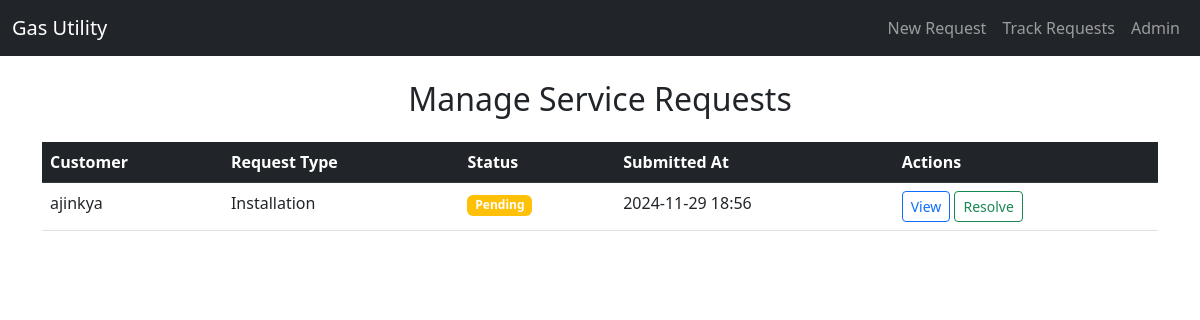
The page /support/manage/ on the database as committed earlier.
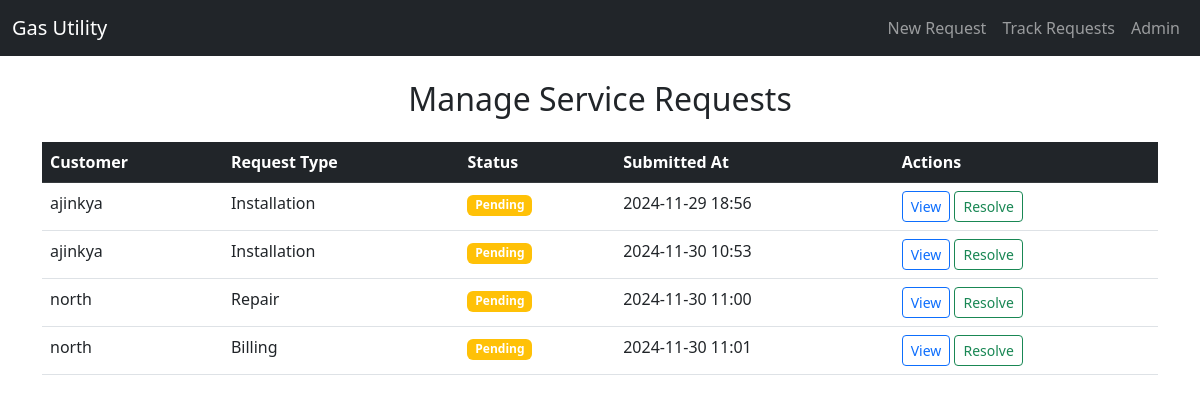
The same page on the database as committed later.
### customers/models.py (models this page shows, shortened)
class ServiceRequest(models.Model):
    TYPE_CHOICES = [
        ('installation', 'Installation'),
        ('repair', 'Repair'),
        ('billing', 'Billing'),
    ]
    STATUS_CHOICES = [
        ('pending', 'Pending'),
        ('in_progress', 'In Progress'),
        ('resolved', 'Resolved'),
    ]
    customer = models.ForeignKey(Customer, on_delete=models.CASCADE)
    request_type = models.CharField(max_length=50, choices=TYPE_CHOICES)
    details = models.TextField()
    attachment = models.FileField(upload_to='attachments/', blank=True, null=True)
    status = models.CharField(max_length=20, choices=STATUS_CHOICES, default='pending')
    submitted_at = models.DateTimeField(auto_now_add=True)
    resolved_at = models.DateTimeField(blank=True, null=True)

class Customer(models.Model):
    user = models.OneToOneField(User, on_delete=models.CASCADE)
    phone = models.CharField(max_length=15)
    address = models.TextField()

### customer_support/views.py (the view)
# urls.py: path('manage/', views.manage_requests, name='manage_requests'),
def manage_requests(request):
    requests = ServiceRequest.objects.all().order_by('status', 'submitted_at')
    return render(request, 'manage_requests.html', {'requests': requests})

### customer_support/templates/manage_requests.html (shortened to what this page needs)
{% extends 'base.html' %}
{% block content %}
<h2 class="text-center">Manage Service Requests</h2>
<table class="table table-hover mt-4">
    <thead class="table-dark">
        <tr>
            <th>Customer</th>
            <th>Request Type</th>
            <th>Status</th>
            <th>Submitted At</th>
            <th>Actions</th>
        </tr>
    </thead>
    <tbody>
        {% for request in requests %}
        <tr>
            <td>{{ request.customer.user.username }}</td>
            <td>{{ request.get_request_type_display }}</td>
            <td>
                <span class="badge {% if request.status == 'pending' %}bg-warning{% elif request.status == 'in_progress' %}bg-info{% else %}bg-success{% endif %}">
                    {{ request.get_status_display }}
                </span>
            </td>
            <td>{{ request.submitted_at|date:"Y-m-d H:i" }}</td>
            <td>
                <a href="{% url 'support:view_request' request.id %}" class="btn btn-sm btn-outline-primary">View</a>
                <a href="{% url 'support:resolve_request' request.id %}"
                class="btn btn-sm btn-outline-success"
                onclick="return confirm('Are you sure you want to mark this request as resolved?');">
                Resolve
                </a>
            </td>
        </tr>
        {% empty %}
        <tr>
            <td colspan="5" class="text-center">No service requests to manage.</td>
        </tr>
        {% endfor %}
    </tbody>
</table>
{% endblock %}

### customer_support/templates/base.html (shortened to what this page needs)
{% load static %}
<!DOCTYPE html>
<html lang="en">
<head>
    <link href="https://cdn.jsdelivr.net/npm/bootstrap@5.3.0/dist/css/bootstrap.min.css" rel="stylesheet">
</head>
<body>
    <nav class="navbar navbar-expand-lg navbar-dark bg-dark">
        <div class="container-fluid">
            <a class="navbar-brand" href="/">Gas Utility</a>
            <div class="collapse navbar-collapse" id="navbarNav">
                <ul class="navbar-nav ms-auto">
                    <li class="nav-item"><a class="nav-link" href="/customer/new/">New Request</a></li>
                    <li class="nav-item"><a class="nav-link" href="/customer/track/">Track Requests</a></li>
                    <li class="nav-item"><a class="nav-link" href="/admin/">Admin</a></li>
                </ul>
            </div>
        </div>
    </nav>
    <div class="container mt-4">
        {% block content %}{% endblock %}
    </div>
</body>
</html>

Rows that differ between the two databases and show on the page:
added ServiceRequest: customer.user.username "ajinkya", request_type "Installation", status "Pending", submitted_at "2024-11-30 10:53"
added ServiceRequest: customer.user.username "north", request_type "Repair", status "Pending", submitted_at "2024-11-30 11:00"
added ServiceRequest: customer.user.username "north", request_type "Billing", status "Pending", submitted_at "2024-11-30 11:01"
